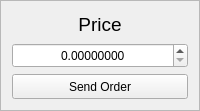
                       <widget class="QFrame" name="frame_8">
                        <property name="frameShape">
                         <enum>QFrame::StyledPanel</enum>
                        </property>
                        <property name="frameShadow">
                         <enum>QFrame::Raised</enum>
                        </property>
                        <layout class="QGridLayout" name="gridLayout_5">
                         <item row="2" column="0">
                          <widget class="QPushButton" name="orderbook_send_order_btn">
                           <property name="sizePolicy">
                            <sizepolicy hsizetype="Preferred" vsizetype="Preferred">
                             <horstretch>0</horstretch>
                             <verstretch>0</verstretch>
                            </sizepolicy>
                           </property>
                           <property name="minimumSize">
                            <size>
                             <width>0</width>
                             <height>25</height>
                            </size>
                           </property>
                           <property name="maximumSize">
                            <size>
                             <width>16777215</width>
                             <height>35</height>
                            </size>
                           </property>
                           <property name="font">
                            <font>
                             <pointsize>9</pointsize>
                            </font>
                           </property>
                           <property name="styleSheet">
                            <string notr="true"/>
                           </property>
                           <property name="text">
                            <string>Send Order</string>
                           </property>
                          </widget>
                         </item>
                         <item row="0" column="0">
                          <widget class="QLabel" name="orderbook_price_lbl">
                           <property name="sizePolicy">
                            <sizepolicy hsizetype="Minimum" vsizetype="MinimumExpanding">
                             <horstretch>0</horstretch>
                             <verstretch>0</verstretch>
                            </sizepolicy>
                           </property>
                           <property name="minimumSize">
                            <size>
                             <width>0</width>
                             <height>25</height>
                            </size>
                           </property>
                           <property name="maximumSize">
                            <size>
                             <width>16777215</width>
                             <height>16777215</height>
                            </size>
                           </property>
                           <property name="font">
                            <font>
                             <pointsize>14</pointsize>
                            </font>
                           </property>
                           <property name="text">
                            <string>Price</string>
                           </property>
                           <property name="alignment">
                            <set>Qt::AlignCenter</set>
                           </property>
                          </widget>
                         </item>
                         <item row="1" column="0">
                          <widget class="QDoubleSpinBox" name="orderbook_buy_price_spinbox">
                           <property name="sizePolicy">
                            <sizepolicy hsizetype="Minimum" vsizetype="Minimum">
                             <horstretch>0</horstretch>
                             <verstretch>0</verstretch>
                            </sizepolicy>
                           </property>
                           <property name="minimumSize">
                            <size>
                             <width>0</width>
                             <height>25</height>
                            </size>
                           </property>
                           <property name="maximumSize">
                            <size>
                             <width>16777215</width>
                             <height>35</height>
                            </size>
                           </property>
                           <property name="font">
                            <font>
                             <pointsize>9</pointsize>
                            </font>
                           </property>
                           <property name="styleSheet">
                            <string notr="true"/>
                           </property>
                           <property name="alignment">
                            <set>Qt::AlignCenter</set>
                           </property>
                           <property name="decimals">
                            <number>8</number>
                           </property>
                           <property name="maximum">
                            <double>999999999.990000009536743</double>
                           </property>
                           <property name="singleStep">
                            <double>0.000001000000000</double>
                           </property>
                          </widget>
                         </item>
                        </layout>
                       </widget>
